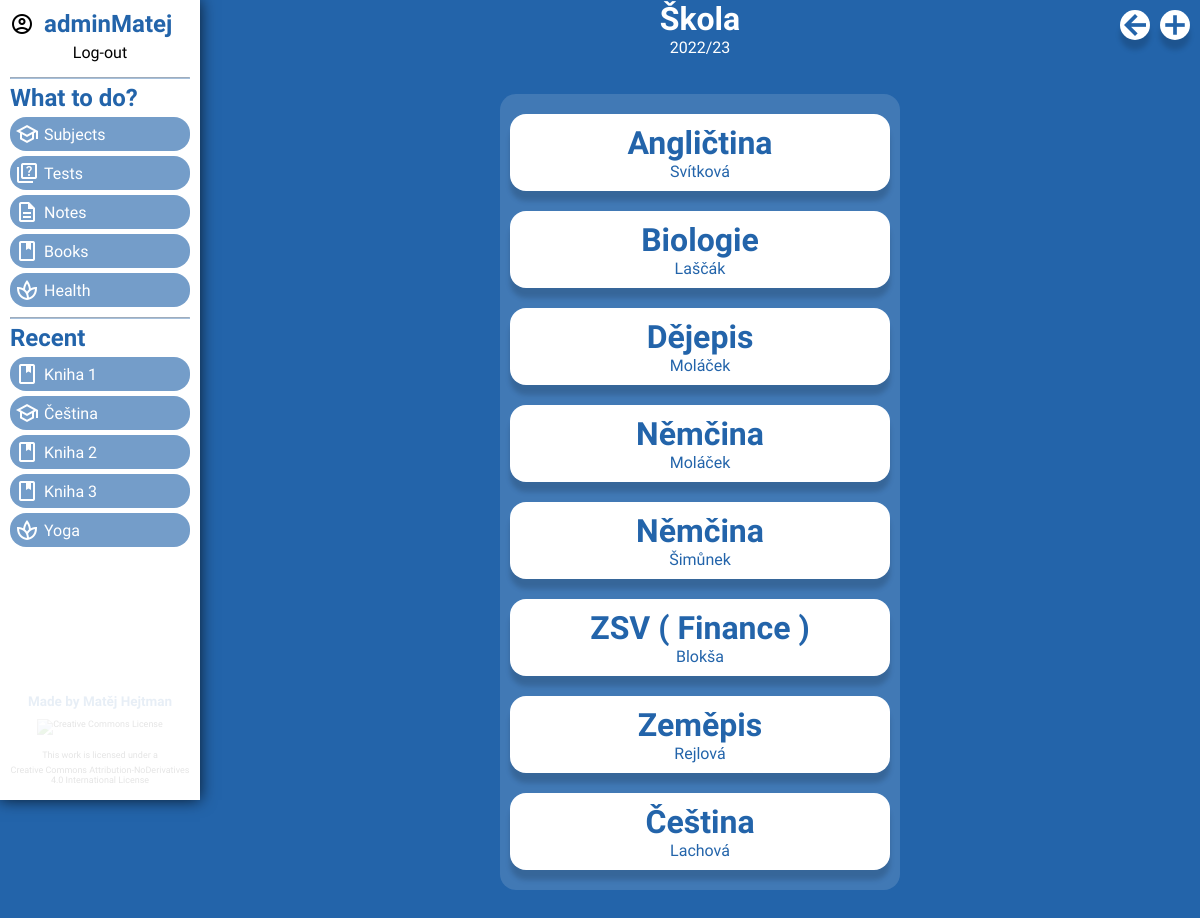
The page /subject/detail/edcd3ec809f54b62b1e0c68bd1953719/ (signed in) on the database its author committed.
### index/models.py (models this page shows, shortened)
class Subject(models.Model):
    title = models.CharField(max_length=100, verbose_name="title")
    description = models.TextField(verbose_name='description', null=True, blank=True)
    subject_id = models.UUIDField(primary_key=True, default=uuid.uuid4, editable=False, verbose_name="chapter_id")
    active = models.BooleanField(verbose_name="active", default=True)
    author = models.ForeignKey(User, on_delete=models.CASCADE, blank=True, null=True)
    class Meta:
        ordering = ['title']

class Class(models.Model):
    title = models.CharField(max_length=100, verbose_name="title")
    parent_subject = models.ForeignKey('Subject', on_delete=models.CASCADE, blank=True, null=True)
    description = models.TextField(verbose_name='description', null=True, blank=True)
    subject_id = models.UUIDField(primary_key=True, default=uuid.uuid4, editable=False, verbose_name="chapter_id")
    active = models.BooleanField(verbose_name="active", default=True)
    author = models.ForeignKey(User, on_delete=models.CASCADE, blank=True, null=True)
    class Meta:
        ordering = ['title']

### index/views.py (the view, shortened to what this page needs)
# urls.py: path('subject/detail/<str:pk>/', views.classes, name='subject_detail'),
@login_required(login_url='login')
def classes(request, pk):
    parent_subject = Subject.objects.filter(subject_id=pk).get()
    clas = Class.objects.filter(active=True, parent_subject=parent_subject).all()
    context = {"classes": clas, "subject": parent_subject}
    return render(request, 'Subjects.html', context)

### templates/Subjects.html (shortened to what this page needs)
{% extends "index.html" %}
{% block content %}
<main>
    <h1>{{ subject.title|truncatechars:30 }}</h1>
    <p>{{ subject.description|truncatechars:50 }}</p>
    <span class="material-symbols-outlined subject_option" onclick="dropAll(['subject_list', 'options'])">
    </span>
    <span class="material-symbols-outlined subject_option back_option" onclick="dropAll(['subject_list', 'options'])">
        <a href="{% url 'subject' %}">
        </a>
    </span>
    <div class="subject_list">
        {% for clas in classes %}
        <a href="{% url 'class_detail' clas.subject_id %}" class="subject">
            <h1>{{ clas.title|truncatechars:20 }}</h1>
            <p>{{ clas.description|truncatechars:50 }}</p>
        </a>
        {% endfor %}
    </div>
</main>
{% endblock content %}

### templates/index.html (shortened to what this page needs)
{% load static %}
<!DOCTYPE html>
<html lang="en">
<head>
    <link rel="stylesheet" href="{% static 'css/style.css' %}">
</head>
<body>
    {% if request.user.is_authenticated %}
        {% include "sidePanel.html" %}
    {% endif %}
    {% block content %}
    {% endblock content %}
    <section class="sky">
    </section>
</body>
</html>

### templates/sidePanel.html (shortened to what this page needs)
<nav>
    <a href="#" class="user">
        <span class="material-symbols-outlined">
        </span>
        <h1>{{ user|truncatechars:12 }}</h1>
    </a>
    <div class="log_out_user">
        <a href="{% url 'logout' %}" class="log_out">Log-out</a>
    </div>
    <div class="nav_options">
        <hr>
        <h1>What to do?</h1>
        <a href="{% url 'subject' %}" class="nav_option">
            <span class="material-symbols-outlined">
            </span>
            <p>Subjects</p>
        </a>
        <a href="{% url 'tests' %}" class="nav_option">
            <span class="material-symbols-outlined">
            </span>
            <p>Tests</p>
        </a>
        <a href="{% url 'notes' %}" class="nav_option">
            <span class="material-symbols-outlined">
            </span>
            <p>Notes</p>
        </a>
        <a href="#" class="nav_option">
            <span class="material-symbols-outlined">
            </span>
            <p>Books</p>
        </a>
        <a href="#" class="nav_option">
            <span class="material-symbols-outlined">
            </span>
            <p>Health</p>
        </a>
    </div>
    <div class="last_visited">
        <hr>
        <h1>Recent</h1>
        <a href="#" class="nav_option">
            <span class="material-symbols-outlined">
            </span>
            <p>Kniha 1</p>
        </a>
        <a href="#" class="nav_option">
            <span class="material-symbols-outlined">
            </span>
            <p>Čeština</p>
        </a>
        <a href="#" class="nav_option">
            <span class="material-symbols-outlined">
            </span>
            <p>Kniha 2</p>
        </a>
        <a href="#" class="nav_option">
            <span class="material-symbols-outlined">
            </span>
            <p>Kniha 3</p>
        </a>
        <a href="#" class="nav_option">
            <span class="material-symbols-outlined">
            </span>
            <p>Yoga</p>
        </a>
    </div>
    <div class="nav_info">
        <h1>Made by Matěj Hejtman</h1>
        <a rel="license" href="http://creativecommons.org/licenses/by-nd/4.0/">
            <img alt="Creative Commons License" style="border-width:0" src="https://i.creativecommons.org/l/by-nd/4.0/88x31.png" />
        </a>
        <br />
        This work is licensed under a
        <a rel="license" href="http://creativecommons.org/licenses/by-nd/4.0/">Creative Commons Attribution-NoDerivatives 4.0 International License</a>
    </div>
</nav>

### static/css/style.css (style rules this page uses)
:root { --main_color: #2364AA; --secondary_color: #2364aaa1; --login_color: #ffffff; --nav_color: white; --wrong: #DA3E52 ; --good: #679436; }
* { margin: 0px; padding: 0px; box-sizing: border-box; }
body { height: 100vh; font-family: 'Dosis', sans-serif; background-color: var(--main_color); }
a { color: inherit; text-decoration: none; }
.sky { position: fixed; top: 0; width: 100%; height: 100vh; background: var(--main_color); overflow: hidden; z-index: -999; transition: all 2s; }
nav { position: fixed; background-color: var(--nav_color); width: 200px; height: 100vh; box-shadow: 0px 0px 15px 0px #000000bf; z-index: 999; }
nav h1 { color: var(--main_color); }
.user { display: flex; align-items: center; padding: 10px; }
.user > h1 { padding: 0px 10px; }
.log_out_user { display: flex; justify-content: center; position: relative; top: -5px; }
nav hr { border-color: var(--main_color); opacity: 0.4; }
.nav_options, .last_visited { margin: 10px; }
.nav_options > *, .last_visited > * { margin: 5px 0px; }
.nav_option { display: flex; align-items: center; background-color: var(--secondary_color); color: white; padding: 5px 5px; border-radius: 1rem; transition: all 0.2s; cursor: pointer; }
.nav_option > p { margin-left: 5px; }
.nav_info { position: absolute; max-width: 200px; bottom: 10px; display: flex; align-items: center; flex-direction: column; text-align: center; font-size: xx-small; opacity: 0.1; transition: all 0.5s; }
.nav_info > * { margin: 5px; }
main { position: absolute; right: 0px; color: white; display: flex; flex-direction: column; align-items: center; width: calc(100vw - 200px); }
.subject_option { background-color: #ffffff; width: 30px; height: 30px; color: var(--main_color); font-size: 30px; font-weight: 900; border-radius: 1rem; position: absolute; top: 10px; right: 10px; cursor: pointer; transition: all 0.1s; box-shadow: 0px 10px 5px 0px #00000028; }
.subject_list { position: relative; top: -100px; background-color: #ffffff23; padding: 10px; margin: 10px; width: 100%; display: flex; flex-direction: column; justify-content: center; align-items: flex-end; border-radius: 1rem; transition: all 0.5s; max-width: 400px; }
.subject_list > .subject { background-color: white; color: var(--main_color); width: 100%; text-align: center; border-radius: 1rem; padding: 10px; margin: 10px 0px; transition: all 0.3s; box-shadow: 0px 10px 5px 0px #00000028; position: relative; }
.back_option { right: 50px; }

### rows shown on the page
Subject: title "Škola", description "2022/23"
Class: title "Angličtina", description "Svítková"
Class: title "Biologie", description "Laščák"
Class: title "Dějepis", description "Moláček"
Class: title "Němčina", description "Moláček"
Class: title "Němčina", description "Šimůnek"
Class: title "ZSV ( Finance )", description "Blokša"
Class: title "Zeměpis", description "Rejlová"
Class: title "Čeština", description "Lachová"

### other values the page prints
{{ user|truncatechars:12 }} "adminMatej"
